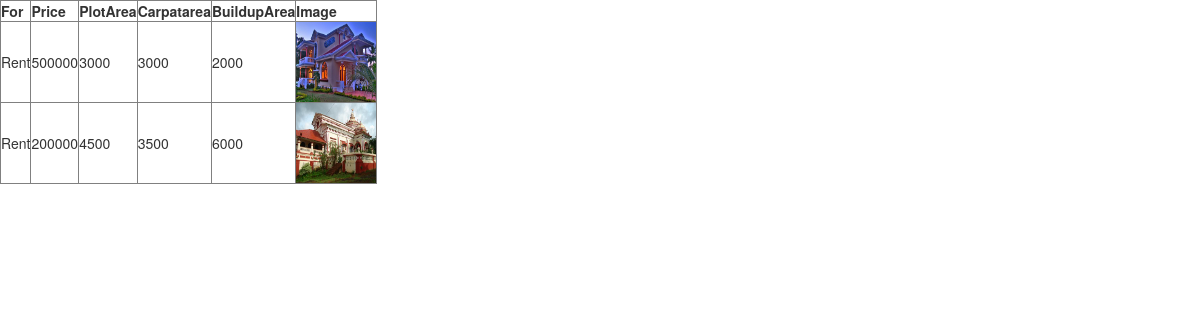
The page /broker/propertylist.php on the database its author committed.
### tables this page shows
CREATE TABLE IF NOT EXISTS `tblproperty` (
  `propertyid` int(4) NOT NULL AUTO_INCREMENT,
  `propertyfor` varchar(50) NOT NULL,
  `address` varchar(100) NOT NULL,
  `areaid` int(4) NOT NULL,
  `pincode` int(6) NOT NULL,
  `loginid` int(4) NOT NULL,
  `postdate` date NOT NULL,
  `price` decimal(10,0) NOT NULL,
  `plotarea` decimal(10,0) NOT NULL,
  `carpetarea` decimal(10,0) NOT NULL,
  `builduparea` decimal(10,0) NOT NULL,
  `typeid` decimal(4,0) NOT NULL,
  `furniture` varchar(100) NOT NULL,
  `totalbedroom` int(4) NOT NULL,
  `totalbathroom` int(4) NOT NULL,
  `images` varchar(100) NOT NULL,
  `status` varchar(100) NOT NULL,
  PRIMARY KEY (`propertyid`)
);

### broker/propertylist.php (the view, shortened to what this page needs)
<!DOCTYPE html PUBLIC "-//W3C//DTD XHTML 1.0 Transitional//EN" "http://www.w3.org/TR/xhtml1/DTD/xhtml1-transitional.dtd">
<html xmlns="http://www.w3.org/1999/xhtml">
<head>
<link rel="stylesheet" href="bootstrap-3.3.2/css/bootstrap.css">
 <link rel="stylesheet" href="bootstrap-3.3.2/css/bootstrap.min.css">
</head>
<?php
$query = "select * from tblproperty";
$res = mysql_query($query);
?>
<body>
<table border="1px">
	<tr>
		<th>For</th>
		<th>Price</th>
		<th>PlotArea</th>
		<th>Carpatarea</th>
		<th>BuildupArea</th>
		<th>Image</th>
	</tr>
<?php
	while($row = mysql_fetch_array($res))
	{
		echo "<tr>";
			echo "<td>".$row["propertyfor"]."</td>";
			echo "<td>".$row["price"]."</td>";
			echo "<td>".$row["plotarea"]."</td>";
			echo "<td>".$row["carpetarea"]."</td>";
			echo "<td>".$row["builduparea"]."</td>";
			echo "<td><img src='propertyimage/".$row["images"]."' height='80px' width='80px' alt=''/></td>";
		echo "</tr>";
	}
?>
</table>
</body>
</html>

### rows shown on the page
tblproperty: propertyfor "Rent", price "500000", plotarea "3000", carpetarea "3000", builduparea "2000", images (picture)
tblproperty: propertyfor "Rent", price "200000", plotarea "4500", carpetarea "3500", builduparea "6000", images (picture)
